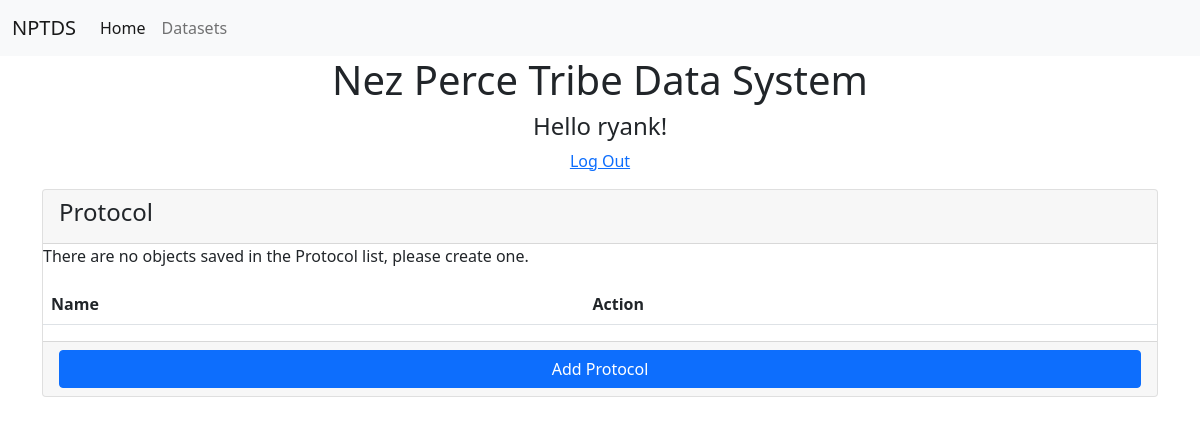
The app's page /protocols/ (signed in), older data.
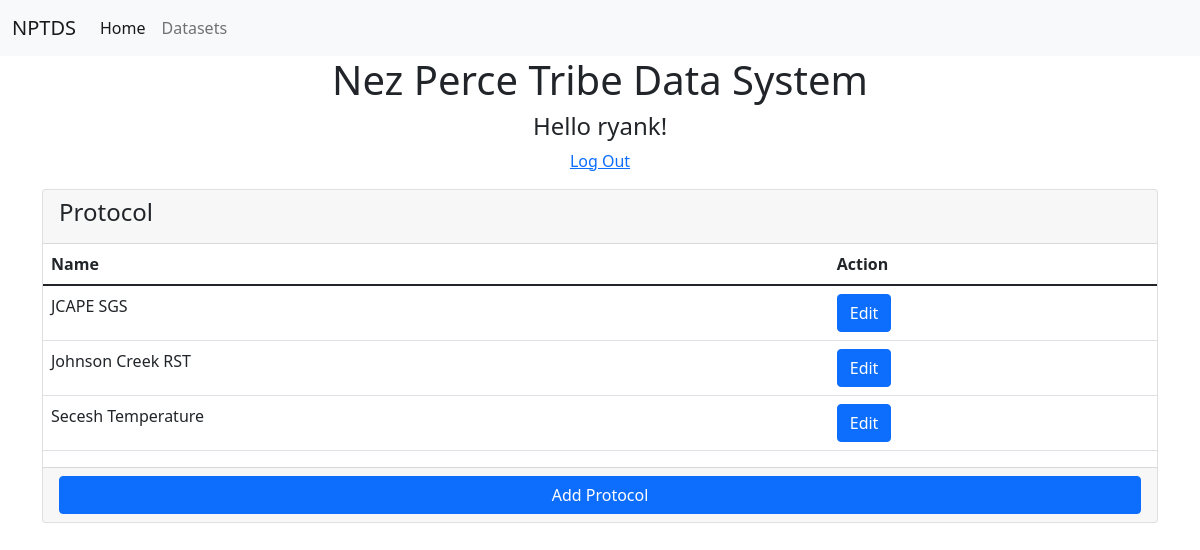
The same page, newer data.
### datasets/models.py (models this page shows, shortened)
class Protocol(models.Model):
    name = models.CharField(max_length=100)
    description = models.TextField(blank=True, null=True)
    date_started = models.DateField()
    date_ended = models.DateField(blank=True, null=True)
    url = models.URLField(max_length=255, blank=True, null=True)

### datasets/views.py (the view)
# urls.py: path('protocols/', ProtocolList.as_view(), name='list_protocols'),
class ProtocolList(ListView):
    model = Protocol
    template_name = 'datasets/protocol_list.html'
    context_object_name = 'list'
    def get_context_data(self, **kwargs):
        context = super().get_context_data(**kwargs)
        context['model_name'] = self.model.__name__
        return context

### templates/datasets/protocol_list.html
{% extends "base.html" %}
{% block content %}
<div class="container">
    {% if user.is_authenticated %}
        <div class="container text-center">
            <h4>Hello {{user.username }}!</h4>
            <p><a href="{% url 'logout' %}">Log Out</a></p>
        </div>
    <div class="card">
        <div class="card-header card-header-secondary">
            <h4 class="card-title">{{ model_name }}</h4>
        </div>
        <table class="table card-body">
            <thead>
                <tr>
                    <th>Name</th>
                    <th>Action</th>
                </tr>
            </thead >
            <tbody>
                {% if list %}
                {% for i in list %}
                <tr>
                    <td>{{ i.name }}</td>
                    <td><a class="btn btn-primary" href="{% url 'datasets:update_protocol' i.id %}">Edit</a></td>
                </tr>
                {% endfor %}
                {% else %}
                <p>There are no objects saved in the {{ model_name }} list, please create one.</p>
                {% endif %}
            </tbody>
        </table>
        <div class="card-footer d-grid gap-2">
                <a class="btn btn-primary " href="{% url 'datasets:create_protocol' %}">Add {{ model_name }}</a>
        </div>
    </div>
    {% else %}
        <div class="container text-center">
            <p>Please login to view data.</p>
            <a class="btn btn-primary" href="{% url 'login' %}">Log In</a>
        </div>
{% endif %}
</div>
{% endblock %}

Row changes from the older to the newer data that the page shows:
added Protocol: name "JCAPE SGS"
added Protocol: name "Johnson Creek RST"
added Protocol: name "Secesh Temperature"
Text that changed along with them:
{{ model_name }}: "Protocol" → (not shown)
text no longer shown: "There are no objects saved in the list, please create one."
